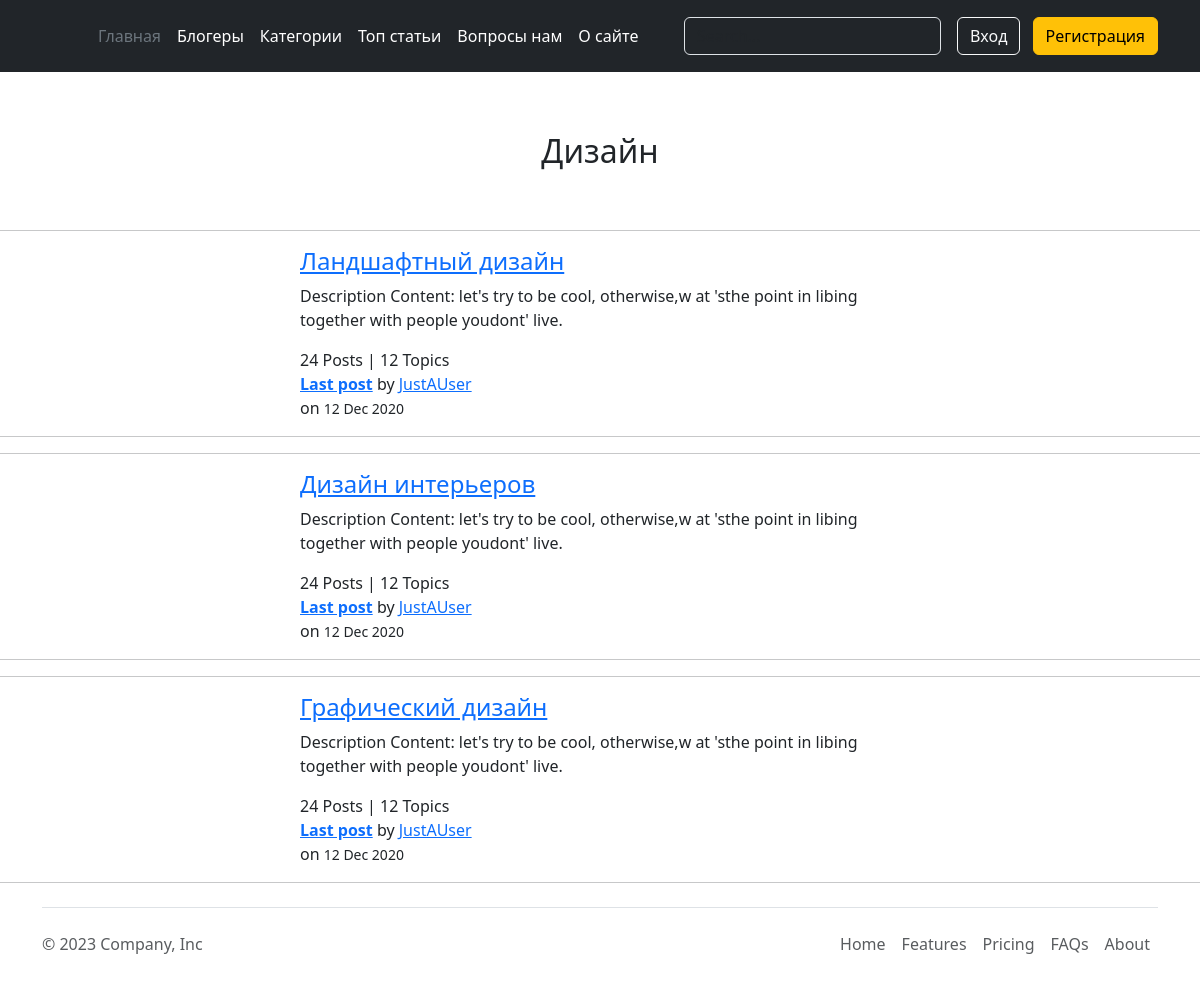
The app's page /category/dizajn/ with its own data.
### main/models.py (models this page shows, shortened)
class BlogCategory(models.Model):
    category_name = models.CharField(max_length=255, unique=True)
    slug = models.SlugField(max_length=255, unique=True)
    category_photo = models.ImageField(blank=True)
    class Meta:
        verbose_name = _('Категория')
        verbose_name_plural = _('Категории')
        ordering = ('category_name', )
    def __str__(self):
        return self.category_name

class SubCategory(models.Model):
    category = models.ForeignKey(BlogCategory, on_delete=models.CASCADE)
    sub_category_name = models.CharField(max_length=255)
    slug = models.SlugField(max_length=255)
    def __str__(self):
        return self.sub_category_name
    class Meta:
        verbose_name = _('Подкатегория')
        verbose_name_plural = _('Подкатегории')
        ordering = ('-sub_category_name', )
    def get_absolute_url(self):
        return reverse("main:subcategory_post",  args=[self.slug])

### main/views.py (the view)
# urls.py: path('category/<slug:slug>/', views.category_detail, name='category'),
def category_detail(request, slug):
    category = get_object_or_404(BlogCategory, slug=slug)               # Category
    subcategories = SubCategory.objects.filter(category=category.id)
    context = {'category': category, 'subcategories': subcategories, 'title': category}
    return render(request, 'main/category.html', context=context)

### main/templates/main/category.html (shortened to what this page needs)
{% extends 'main/base.html' %}
{% load static %}
{% block content %}
<link rel="stylesheet" href="{% static 'main/css/subcat_styles.css' %}">
<h2 class="category_headline">{{ category.category_name }}</h2>
{% for subcategory in subcategories %}
<hr>
<div class="subforum-section">
    <div class="subforum-description subforum-column">
        <h4><a href="{{ subcategory.get_absolute_url }}">{{ subcategory }}</a></h4>
        <p>Description Content: let's try to be cool, otherwise,w at 'sthe point in libing together with people youdont'
            live.</p>
    </div>
    <div class="subforum-stats subforum-column center">
        <span>24 Posts | 12 Topics</span>
    </div>
    <div class="subforum-info subforum-column">
        <b><a href="">Last post</a></b> by <a href="">JustAUser</a>
        <br>on <small>12 Dec 2020</small>
    </div>
</div>
<hr>
{% endfor %}
{% endblock %}

### main/static/main/css/subcat_styles.css (style rules this page uses)
.category_headline { align-items: center; display: flex; justify-content: center; margin-top: 5%; margin-bottom: 5%; }
.subforum-section { margin: auto; width: 50%; }

### records on screen
BlogCategory: category_name "Дизайн"
SubCategory: sub_category_name "Ландшафтный дизайн"
SubCategory: sub_category_name "Дизайн интерьеров"
SubCategory: sub_category_name "Графический дизайн"
